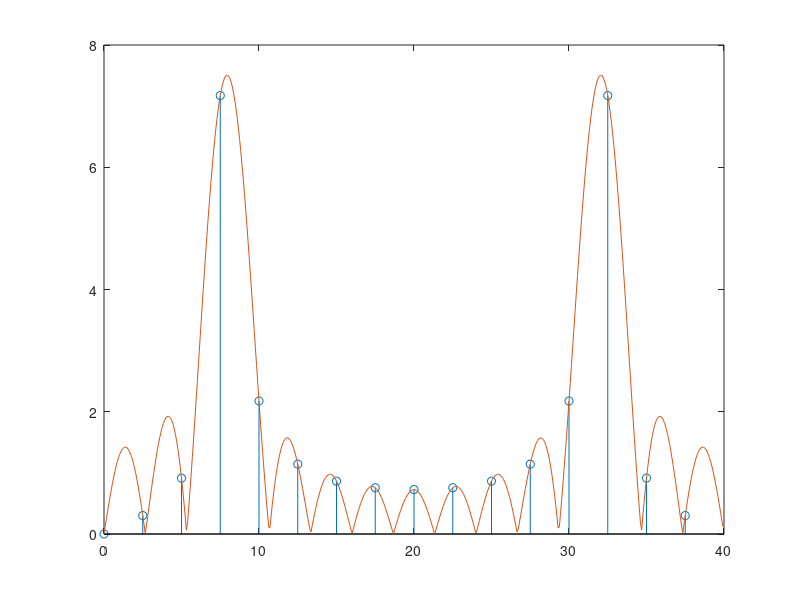

MATLAB code to generate this figure:
%%
close
N = 16;
f = 8;
fs = 5*f;
ts = 1/fs;
t = 0:ts:ts*(N-1);

y = sin(2*pi*f*t);

z1 = fft([y zeros(1,512-N)]);
z2 = fft([y]);


% z = [z(32:64) z(1:31)]
tt = [0:(N-1)]*fs/N;
tt2 = [0:(511)]*fs/512;
figure(1)
stem(tt,abs(z2))
hold on
plot(tt2, abs(z1))